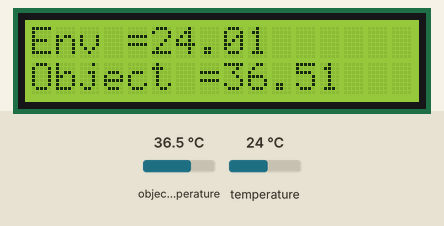
Recording of a sketch running on a simulated Arduino Uno, built with avr-gcc and run on an emulated ATmega328P. Parts: 16×2 character LCD. Inputs (shaded band) come from the test bench; at power-on: object temperature 36.5 °C, temperature 24 °C.

Above: at 1.2 s.
1.3 s: object temperature set to 20 °C
At 2.7 s:
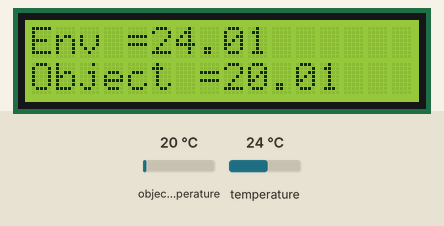
4.0 s: temperature set to 12 °C
At 5.2 s:
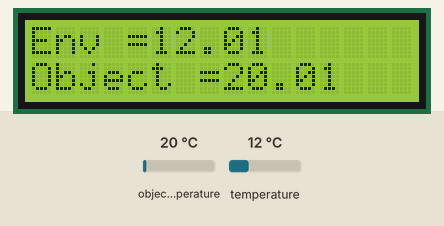
6.7 s: object temperature set to 26 °C
At 8.8 s:
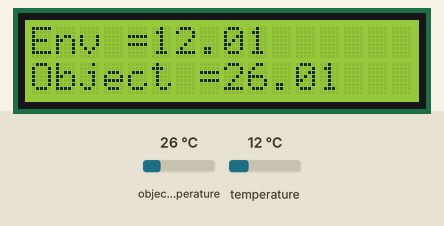
9.6 s: temperature set to 19 °C
At 11.3 s:
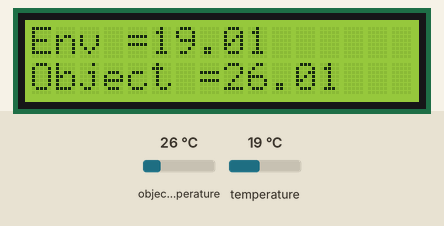
Timing chart, 0 to 12.8 s (numbered marks = the images above; inputs shaded):
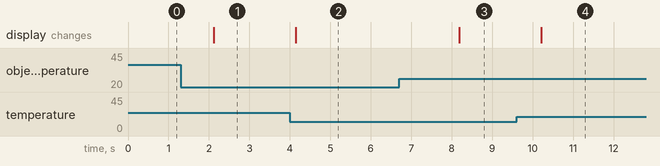

Measured:
- after the input at 1.3 s, the display: changes after 0.81 s (image 1)
- after the input at 4.0 s, the display: changes after 0.14 s (image 2)
- after the input at 6.7 s, the display: changes after 1.5 s (image 3)
- after the input at 9.6 s, the display: changes after 0.61 s (image 4)

The sketch:

Temperature_LCD.ino
```cpp
#include <Wire.h>
#include <Adafruit_MLX90614.h>
#include <LiquidCrystal_I2C.h>

Adafruit_MLX90614 mlx = Adafruit_MLX90614();
LiquidCrystal_I2C cki(0x27, 16, 2);

void setup() {
  Serial.begin(9600);
  mlx.begin();

  cki.init();
  cki.backlight();
}

void loop() {
  cki.setCursor(0, 0);
  cki.print("Env =");
  cki.print(mlx.readAmbientTempC());
  cki.setCursor(0, 1);
  cki.print("Object =");
  cki.print(mlx.readObjectTempC());

  delay(2000);
}
```
